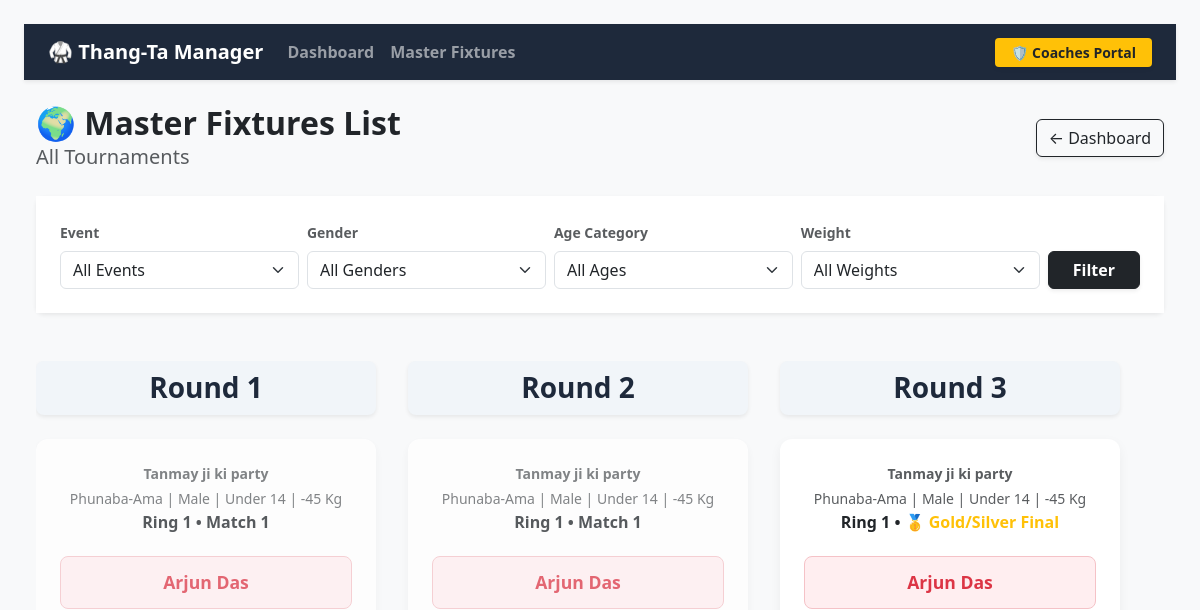
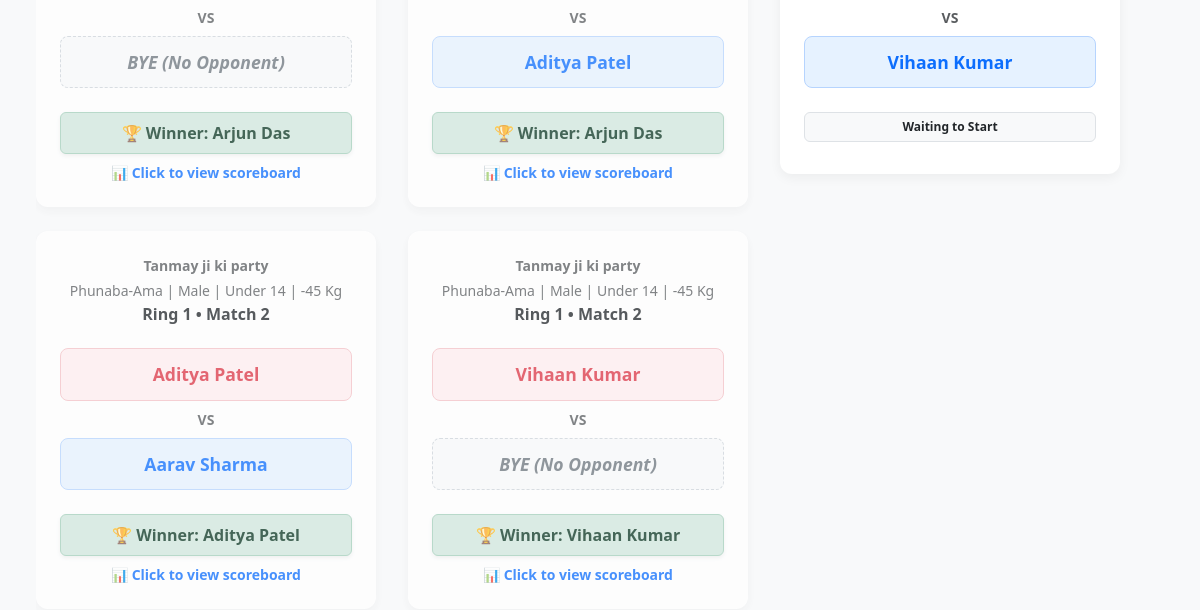
The app's page /fixtures/ (upper part), older data (2 pictures, top to bottom).
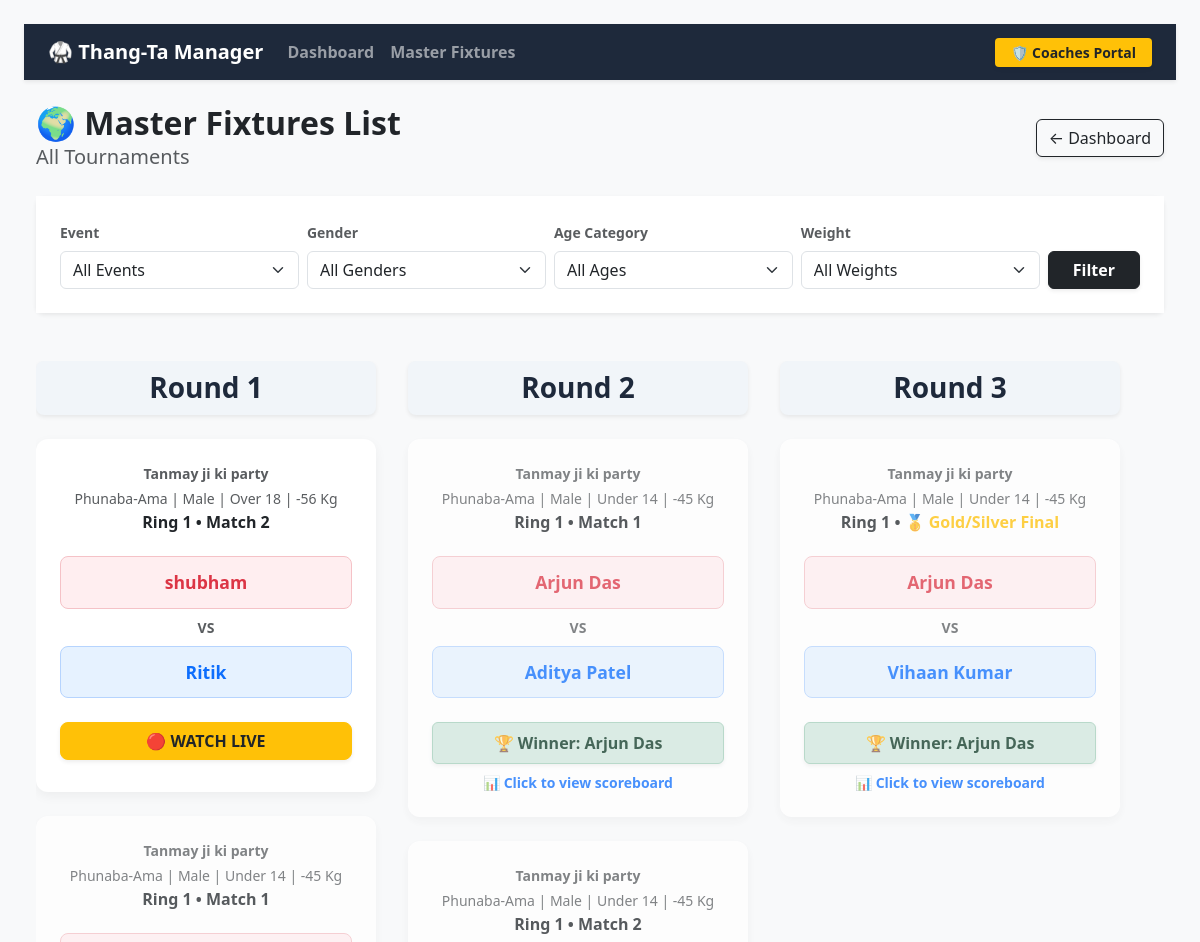
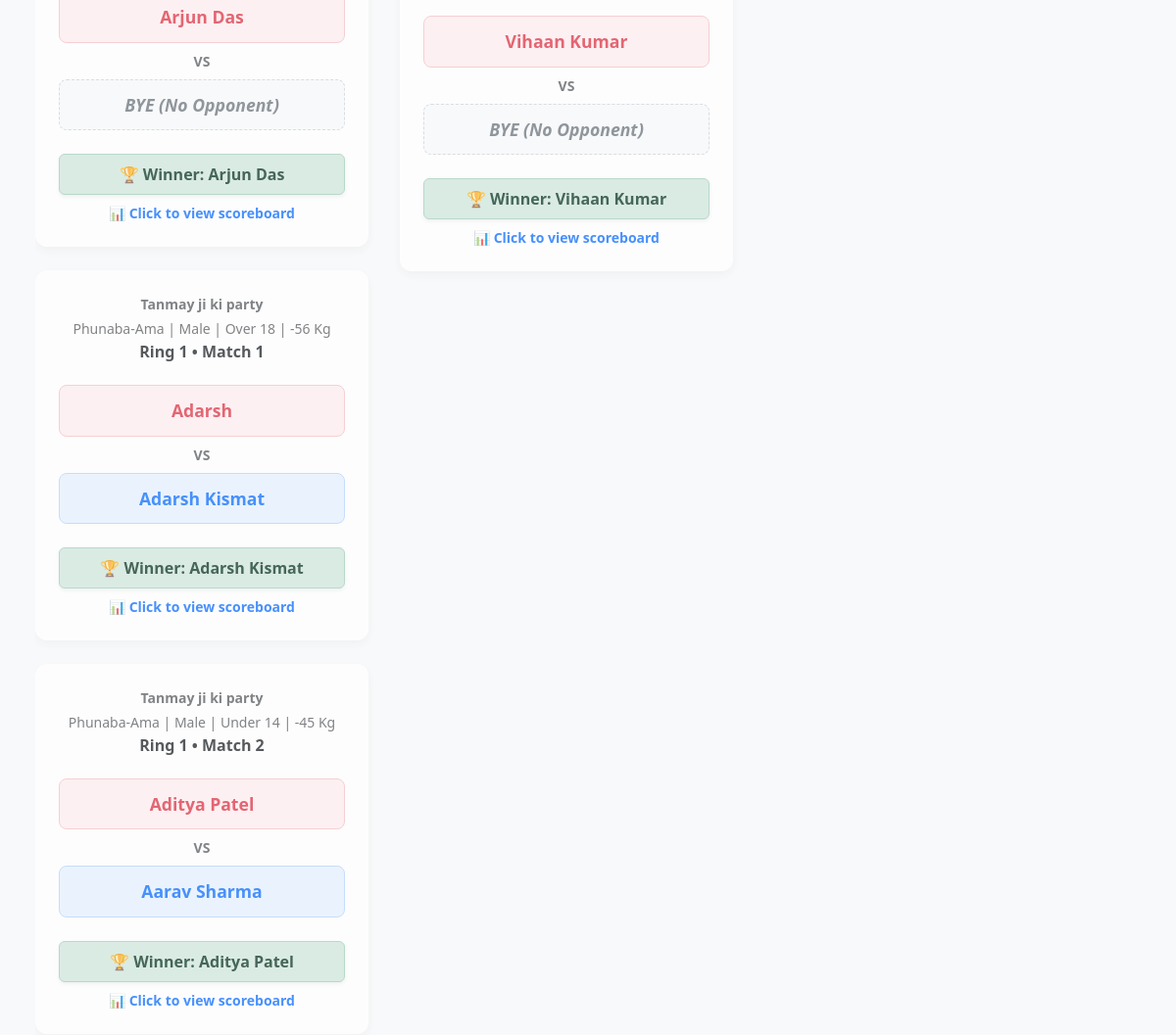
The same page, newer data (2 pictures, top to bottom).
### thangta/models.py (models this page shows, shortened)
class Match(models.Model):
    tournament = models.ForeignKey(Tournament, on_delete=models.CASCADE)
    event_type = models.CharField(max_length=50)
    age_category = models.CharField(max_length=3)
    weight_category = models.CharField(max_length=4)
    gender = models.CharField(max_length=10)
    is_active = models.BooleanField(default=False)
    is_completed = models.BooleanField(default=False)
    round_number = models.IntegerField(default=1)
    current_round = models.IntegerField(default=1) # Tracks Round 1, Round 2, or 3 (Tie Breaker)
    current_sub_round = models.IntegerField(default=1)
    match_sequence = models.IntegerField(help_text="Order of the match in this round")
    current_sub_round = models.IntegerField(default=1)
    active_scorers = models.ManyToManyField(CustomUser, blank=True, related_name='scoring_matches')
    ring_number = models.IntegerField(default=1)
    participant_red = models.ForeignKey(Participant, related_name='matches_as_red', on_delete=models.CASCADE)
    participant_blue = models.ForeignKey(Participant, related_name='matches_as_blue', on_delete=models.CASCADE, null=True, blank=True)
    winner = models.ForeignKey(Participant, related_name='matches_won', on_delete=models.SET_NULL, null=True, blank=True)
    round_1_red = models.IntegerField(default=0)
    round_1_blue = models.IntegerField(default=0)
    round_2_red = models.IntegerField(default=0)
    round_2_blue = models.IntegerField(default=0)
    round_3_red = models.IntegerField(default=0)
    round_3_blue = models.IntegerField(default=0)
    @property
    def age_display(self):
        age_map = {'U14': 'Under 14', 'U18': 'Under 18', 'O18': 'Over 18'}
        return age_map.get(self.age_category, self.age_category)
    @property
    def weight_display(self):
        if self.weight_category and "Kg" not in str(self.weight_category):
            return f"{self.weight_category} Kg"
        return self.weight_category
    @property
    def full_category_name(self):
        return f"{self.event_type} | {self.gender} | {self.age_display} | {self.weight_display}"

class Tournament(models.Model):
    name = models.CharField(max_length=200)
    start_date = models.DateField()
    end_date = models.DateField(null=True, blank=True)
    location = models.CharField(max_length=200, blank=True, null=True)
    created_at = models.DateTimeField(auto_now_add=True)
    battle_rings = models.IntegerField(default=0)

class Participant(models.Model):
    class GenderChoices(models.TextChoices):
        MALE = 'Male', 'Male'
        FEMALE = 'Female', 'Female'
    class EventTypeChoices(models.TextChoices):
        PHUNABA_AMA = 'Phunaba-Ama', 'Phunaba-Ama'
        PHUNABA_ANISHUBA = 'Phunaba-Anishuba', 'Phunaba-Anishuba'
    class AgeCategory(models.TextChoices):
        UNDER_14 = 'U14', 'Under 14'
        UNDER_18 = 'U18', 'Under 18'
        OVER_18 = 'O18', 'Over 18'
    class WeightCategory(models.TextChoices):
        MINUS_21 = '-21', '-21 Kg'
        MINUS_25 = '-25', '-25 Kg'
        MINUS_29 = '-29', '-29 Kg'
        MINUS_33 = '-33', '-33 Kg'
        MINUS_37 = '-37', '-37 Kg'
        MINUS_40 = '-40', '-40 Kg'
        MINUS_41 = '-41', '-41 Kg'
        MINUS_44 = '-44', '-44 Kg'
        MINUS_45 = '-45', '-45 Kg'
        MINUS_49 = '-49', '-49 Kg'
        MINUS_52 = '-52', '-52 Kg'
        MINUS_53 = '-53', '-53 Kg'
        MINUS_56 = '-56', '-56 Kg'
        MINUS_75 = '-75', '-75 Kg'
        PLUS_53 = '+53', '+53 Kg'
    tournament = models.ForeignKey(
        Tournament,
        on_delete=models.CASCADE,
        related_name='participants',
        null=True, blank=True
    )
    name = models.CharField(max_length=200, null=True, blank=True)
    actual_age = models.IntegerField(null=True, blank=True, help_text="Age in numbers")
    date_of_birth = models.DateField(null=True, blank=True) # Add this!
    age = models.IntegerField(default = 0)
    gender = models.CharField(max_length=10, choices=GenderChoices.choices, null=True, blank=True)
    contact = models.CharField(max_length=15, null=True, blank=True)
    district = models.CharField(max_length=100)
    district_code = models.CharField(max_length=20)
    event_type = models.CharField(max_length=50, choices=EventTypeChoices.choices, null=True, blank=True)
    age_category = models.CharField(
        max_length=3,
        choices=AgeCategory.choices,
        help_text="Select the participant's age group."
    )
    weight_category = models.CharField(
        max_length=4,
        choices=WeightCategory.choices,
        help_text="Select the participant's weight class."
    )

### thangta/views.py (the view)
# urls.py: path('fixtures/', global_fixtures, name='global-fixtures'),   # path('tournaments/<int:tournament_id>/fixtures/', manage_fixtures, name='manage-fixtures'),
def global_fixtures(request):
    matches = Match.objects.all()
    if request.GET.get('tournament'):
        matches = matches.filter(tournament_id=request.GET.get('tournament'))
    if request.GET.get('event_type'):
        matches = matches.filter(event_type=request.GET.get('event_type'))
    if request.GET.get('gender'):
        matches = matches.filter(gender=request.GET.get('gender'))
    if request.GET.get('weight_category'):
        matches = matches.filter(weight_category=request.GET.get('weight_category'))
    if request.GET.get('age_category'):
        matches = matches.filter(age_category=request.GET.get('age_category'))
    if request.GET.get('ring_number'):
        matches = matches.filter(ring_number=request.GET.get('ring_number'))
    matches = matches.order_by('round_number', 'match_sequence')
    tournaments = Tournament.objects.all()
    return render(request, 'global_fixtures.html', {
        'matches': matches,
        'tournaments': tournaments,
    })

### thangta/templates/global_fixtures.html (shortened to what the changed rows need)
<!DOCTYPE html>
<html lang="en">
<head>
    <link href="https://cdn.jsdelivr.net/npm/bootstrap@5.3.0/dist/css/bootstrap.min.css" rel="stylesheet">
</head>
<body class="bg-light p-4">
<div class="container-fluid">
    <div class="d-flex justify-content-between align-items-center mb-4">
        <div>
            <h2 class="fw-bold m-0">🌍 Master Fixtures List</h2>
        </div>
    </div>
    {% regroup matches by round_number as rounds %}
    {% if rounds %}
        <div class="bracket-container">
            {% for round in rounds %}
                <div class="round-column">
                    <h3 class="round-header shadow-sm text-center">Round {{ round.grouper }}</h3>
                    <div class="d-flex flex-column gap-4">
                        {% for match in round.list %}
                            <div class="card match-card {% if match.is_completed %}opacity-75 clickable-card{% endif %}"
                                 style="order: {% if match.is_active and not match.is_completed %}1{% elif match.is_completed %}3{% else %}2{% endif %};"
                                 {% if match.is_completed %}onclick="window.location.href='{% url 'match-summary' match.id %}'"{% endif %}>
                                <div class="card-body text-center p-4 d-flex flex-column h-100">
                                    <p class="text-muted small mb-1 fw-bold">{{ match.tournament.name }}</p>
                                    <p class="text-muted small mb-1">{{ match.full_category_name|default:match.event_type }}</p>
                                    <h6 class="fw-bold mb-4 text-dark">
                                        Ring {{ match.ring_number }} •
                                        {% if match.match_sequence|stringformat:"s" == "1001" %}
                                            <span class="text-warning fw-bold">🥇 Gold/Silver Final</span>
                                        {% elif match.match_sequence|stringformat:"s" == "1002" %}
                                            <span class="text-danger fw-bold" style="color: #cd7f32 !important;">🥉 Bronze Playoff</span>
                                        {% else %}
                                            Match {{ match.match_sequence }}
                                        {% endif %}
                                    </h6>
                                    <div class="fighter-box red-corner mb-2">{{ match.participant_red.name }}</div>
                                    <div class="fw-bold text-muted mb-2 small">VS</div>
                                    {% if match.participant_blue %}
                                        <div class="fighter-box blue-corner mb-4">{{ match.participant_blue.name }}</div>
                                    {% else %}
                                        <div class="fighter-box bye-corner mb-4">BYE (No Opponent)</div>
                                    {% endif %}
                                    <div class="mt-auto">
                                        {% if match.is_completed %}
                                            <div class="alert alert-success m-0 py-2 fw-bold shadow-sm">🏆 Winner: {{ match.winner.name }}</div>
                                            <div class="text-primary small mt-2 fw-bold">📊 Click to view scoreboard</div>
                                      {% elif match.is_active %}
                                            <a href="{% url 'public-live-match' match.id %}" class="btn btn-warning text-dark w-100 fw-bold mb-2 shadow-sm" style="border-radius: 8px;">
                                                🔴 WATCH LIVE
                                            </a>
                                        {% else %}
                                            <span class="badge bg-light text-dark border p-2 mb-2 w-100 d-inline-block">Waiting to Start</span>
                                        {% endif %}
                                    </div>
                                </div>
                            </div>
                        {% endfor %}
                    </div>
                </div>
            {% endfor %}
        </div>
    {% else %}
        <div class="text-center py-5"><h4 class="text-muted fst-italic">No matches found for these filters.</h4></div>
    {% endif %}
</div>
</body>
</html>

Row changes from the older to the newer data that the page shows:
added Match: tournament.name "Tanmay ji ki party", full_category_name "Phunaba-Ama | Male | Over 18 | -56 Kg", ring_number "1", match_sequence "1", participant_red.name "Adarsh", participant_blue.name "Adarsh Kismat", winner.name "Adarsh Kismat"
added Match: tournament.name "Tanmay ji ki party", full_category_name "Phunaba-Ama | Male | Over 18 | -56 Kg", ring_number "1", match_sequence "2", participant_red.name "shubham", participant_blue.name "Ritik", is_completed "🔴 WATCH LIVE"
changed Match (number 7 of 7 on the later page): is_completed False → True (drawn)
Text that changed along with them:
list line gone: "Waiting to Start"
new list line: "🏆 Winner: Arjun Das 📊 Click to view scoreboard"
